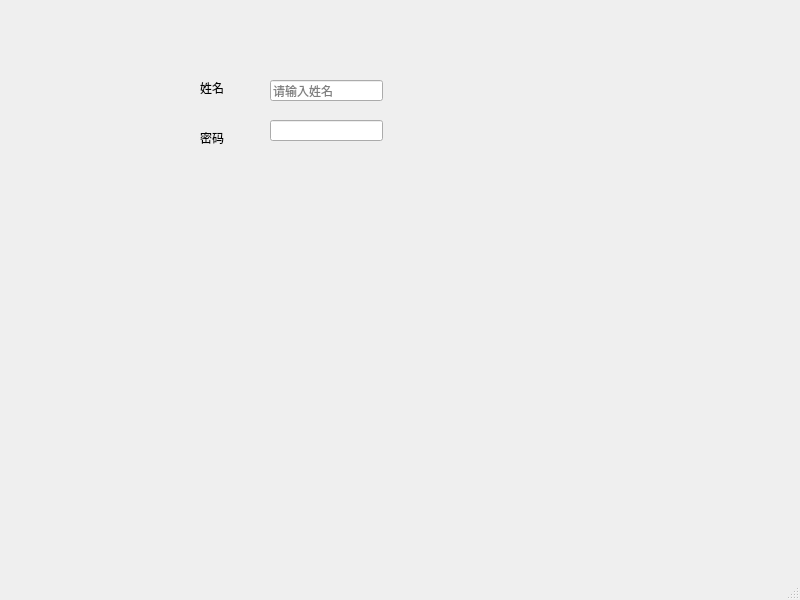
<?xml version="1.0" encoding="UTF-8"?>
<ui version="4.0">
 <class>MainWindow</class>
 <widget class="QMainWindow" name="MainWindow">
  <property name="geometry">
   <rect>
    <x>0</x>
    <y>0</y>
    <width>800</width>
    <height>600</height>
   </rect>
  </property>
  <property name="windowTitle">
   <string>系统登陆</string>
  </property>
  <widget class="QWidget" name="centralwidget">
   <widget class="QLineEdit" name="lineEditName">
    <property name="geometry">
     <rect>
      <x>270</x>
      <y>80</y>
      <width>113</width>
      <height>21</height>
     </rect>
    </property>
    <property name="text">
     <string/>
    </property>
    <property name="maxLength">
     <number>1007</number>
    </property>
    <property name="placeholderText">
     <string>请输入姓名</string>
    </property>
   </widget>
   <widget class="QLabel" name="label">
    <property name="geometry">
     <rect>
      <x>200</x>
      <y>80</y>
      <width>59</width>
      <height>16</height>
     </rect>
    </property>
    <property name="text">
     <string>姓名</string>
    </property>
   </widget>
   <widget class="QLabel" name="label_2">
    <property name="geometry">
     <rect>
      <x>200</x>
      <y>130</y>
      <width>59</width>
      <height>16</height>
     </rect>
    </property>
    <property name="text">
     <string>密码</string>
    </property>
   </widget>
   <widget class="QLineEdit" name="lineEditPassword">
    <property name="geometry">
     <rect>
      <x>270</x>
      <y>120</y>
      <width>113</width>
      <height>21</height>
     </rect>
    </property>
    <property name="echoMode">
     <enum>QLineEdit::Password</enum>
    </property>
   </widget>
  </widget>
  <widget class="QMenuBar" name="menubar">
   <property name="geometry">
    <rect>
     <x>0</x>
     <y>0</y>
     <width>800</width>
     <height>24</height>
    </rect>
   </property>
  </widget>
  <widget class="QStatusBar" name="statusbar"/>
 </widget>
 <resources/>
 <connections/>
</ui>
